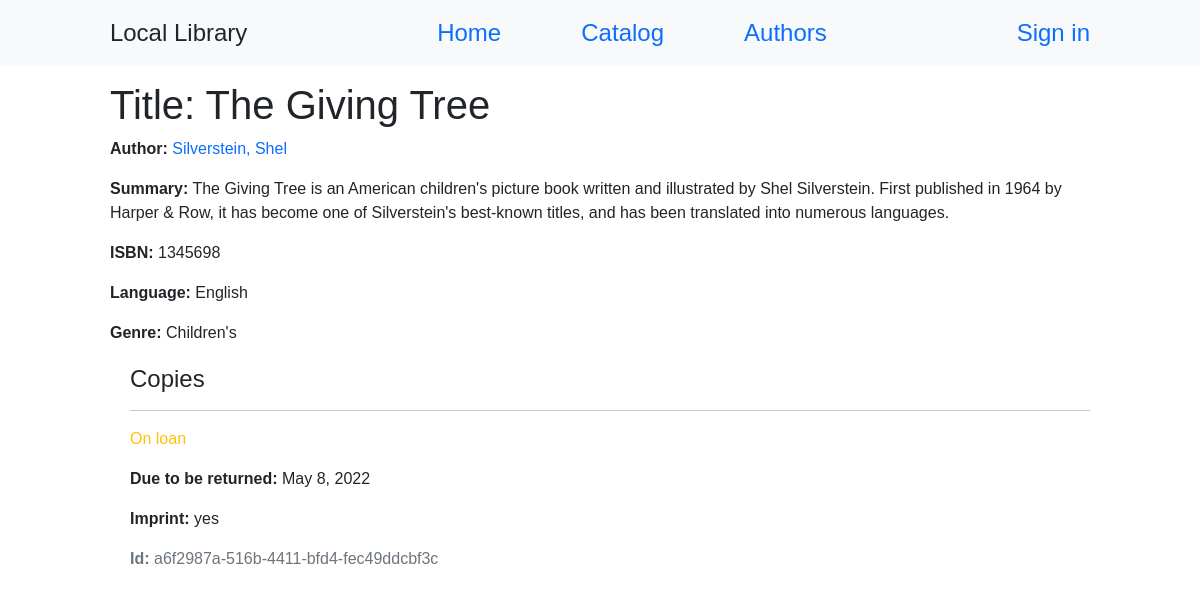
The page /catalog/book/5 on the database as committed earlier.
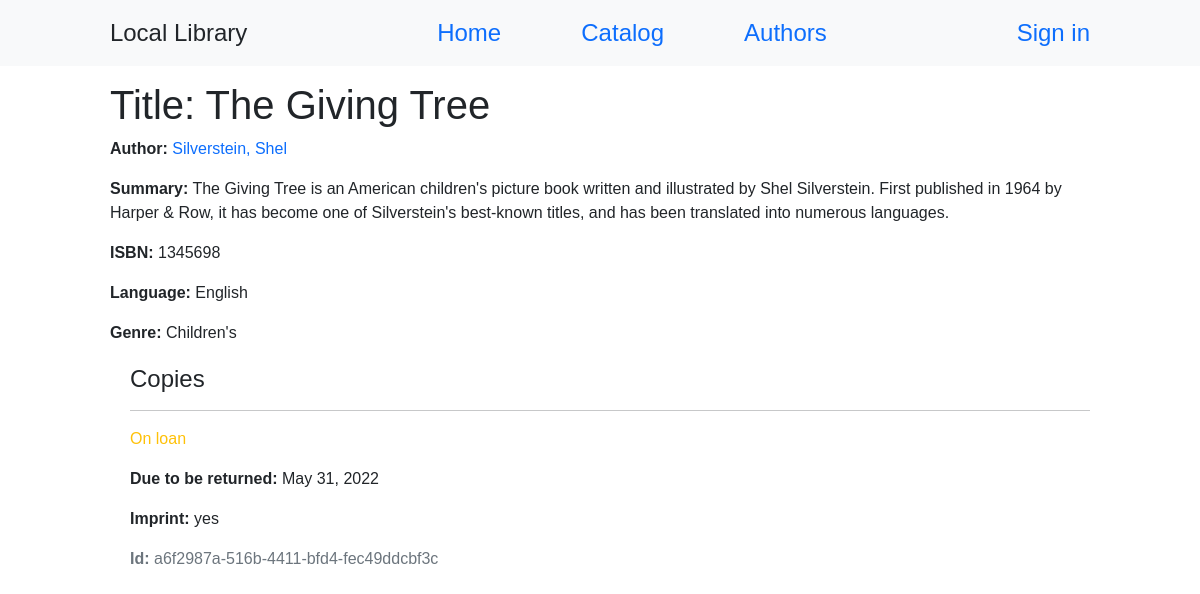
The same page on the database as committed later.
### catalog/models.py (models this page shows, shortened)
class BookInstance(models.Model):
    id = models.UUIDField(primary_key=True, default=uuid.uuid4, help_text='Unique ID for this particular book across whole library')
    book = models.ForeignKey('Book', on_delete=models.RESTRICT, null=True)
    imprint = models.CharField(max_length=200)
    due_back = models.DateField(null=True, blank=True)
    borrower = models.ForeignKey(User, on_delete=models.SET_NULL, null=True, blank=True)
    LOAN_STATUS = (
        ('m', 'Maintenance'),
        ('o', 'On loan'),
        ('a', 'Available'),
        ('r', 'Reserved'),
    )
    status = models.CharField(
        max_length=1,
        choices=LOAN_STATUS,
        blank=True,
        default='m',
        help_text='Book availability',
    )
    class Meta:
        ordering = ['due_back']
        permissions = (("can_mark_returned", "Set book as returned"),)

### catalog/views.py (the view)
# urls.py: path('book/<int:pk>', views.BookDetailView.as_view(), name='book_detail'),
class BookDetailView(generic.DetailView):
    model = Book

### catalog/models.py (called while the page is built)
    def __str__(self):
        return self.name

    def __str__(self):
        return self.name

    def get_absolute_url(self):
        return reverse('author-detail', args=[str(self.id)])

    def __str__(self):
        return f'{self.last_name}, {self.first_name}'

### catalog/templates/catalog/book_detail.html (shortened to what this page needs)
{% extends "base_generic.html" %}
{% block content %}
  <h1>Title: {{ book.title }}</h1>
  <p><strong>Author:</strong> <a href="{{ book.author.get_absolute_url }}">{{ book.author }}</a></p>
  <p><strong>Summary:</strong> {{ book.summary }}</p>
  <p><strong>ISBN:</strong> {{ book.isbn }}</p>
  <p><strong>Language:</strong> {{ book.language }}</p>
  <p><strong>Genre:</strong> {{ book.genre.all|join:", " }}</p>
  <div style="margin-left:20px;margin-top:20px">
    <h4>Copies</h4>
    {% for copy in book.bookinstance_set.all %}
      <hr>
      <p class="{% if copy.status == 'a' %}text-success{% elif copy.status == 'm' %}text-danger{% else %}text-warning{% endif %}">
        {{ copy.get_status_display }}
      </p>
      {% if copy.status != 'a' %}
        <p><strong>Due to be returned:</strong> {{ copy.due_back }}</p>
      {% endif %}
      <p><strong>Imprint:</strong> {{ copy.imprint }}</p>
      <p class="text-muted"><strong>Id:</strong> {{ copy.id }}</p>
    {% endfor %}
  </div>
{% endblock %}

Rows that differ between the two databases and show on the page:
changed BookInstance "On loan": due_back "May 8, 2022" → "May 31, 2022"
